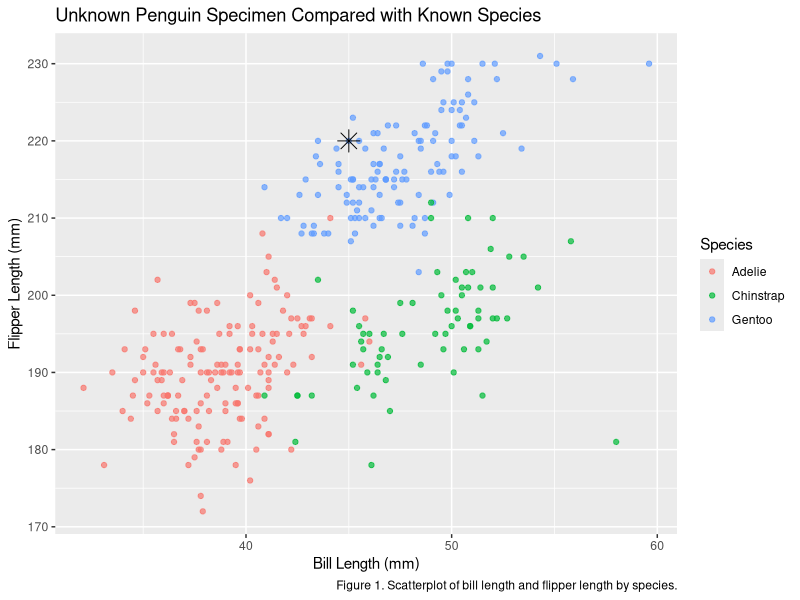

This figure's R source:
## ---- chunk 1

knitr::opts_chunk$set(
  echo = FALSE,
  warning = FALSE,
  message = FALSE
)

library(palmerpenguins)
library(tidyverse)
library(nnet)

data("penguins")
## ---- chunk 2
penguins_clean <- penguins %>%
  drop_na(species, bill_length_mm, flipper_length_mm)
## ---- chunk 3
penguins_clean %>%
  group_by(species) %>%
  summarise(
    n = n(),
    mean_bill = mean(bill_length_mm),
    mean_flipper = mean(flipper_length_mm),
    sd_bill = sd(bill_length_mm),
    sd_flipper = sd(flipper_length_mm)
  )

new_specimen <- tibble(
  bill_length_mm = 45,
  flipper_length_mm = 220
)

ggplot(penguins_clean, aes(x = bill_length_mm, y = flipper_length_mm, color = species)) +
  geom_point(alpha = 0.7) +
  geom_point(data = new_specimen,
             aes(x = bill_length_mm, y = flipper_length_mm),
             color = "black", size = 5, shape = 8) +
  labs(
    title = "Unknown Penguin Specimen Compared with Known Species",
    caption = "Figure 1. Scatterplot of bill length and flipper length by species.",
    x = "Bill Length (mm)",
    y = "Flipper Length (mm)",
    color = "Species"
  )
## ---- chunk 4
model <- multinom(
  species ~ bill_length_mm + flipper_length_mm,
  data = penguins_clean
)

prediction <- predict(model, newdata = new_specimen)
prediction

probabilities <- predict(model, newdata = new_specimen, type = "probs")
probabilities
## ---- chunk 5
probabilities <- predict(
  model,
  newdata = new_specimen,
  type = "probs"
)

probabilities
